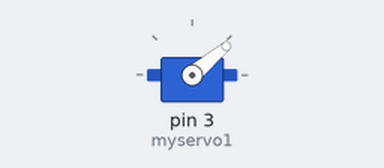
A sketch run on a simulated Arduino Uno, built with avr-gcc and run on an emulated ATmega328P. Shown: servo.

Above: at 0.05 s.
Timing chart, 0 to 4.6 s (numbered marks = the images above):
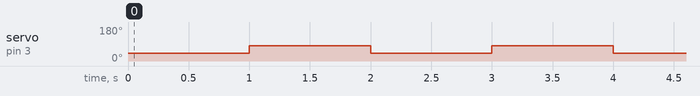

Measured:
- by itself, servo on pin 3 (myservo1): alternates 80° for 1.0 s and 40° for 1.0 s

The sketch:

testing-servo.ino
```cpp
#include <Servo.h>

Servo myservo1;

void setup() {
  // put your setup code here, to run once:
  myservo1.attach(3);

}

void loop() {
  // put your main code here, to run repeatedly:
  myservo1.write(40);
  delay(1000);
  myservo1.write(80);
  delay(1000);
}
```
